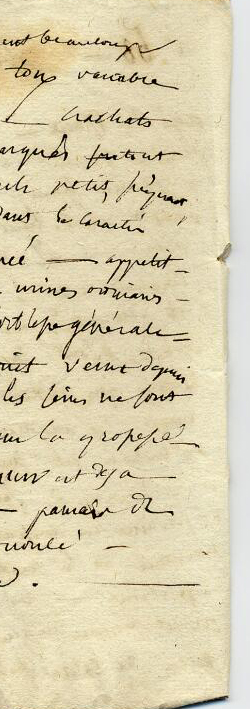
#> input picture doc1.jpg, 250 x 709 px
$ python combinaisonTP5.py
#> lines starting #> are read from the running program, lines starting #| are printed output that depends on the picture
import matplotlib.pyplot as plt
import numpy as  np
from PIL import Image

image1=Image.open("doc1.jpg")
#> image1 is the input picture: PIL image 250x709 RGB; mean R, G, B 218.1, 207.5, 175.6
image2=Image.open("doc4.jpg")
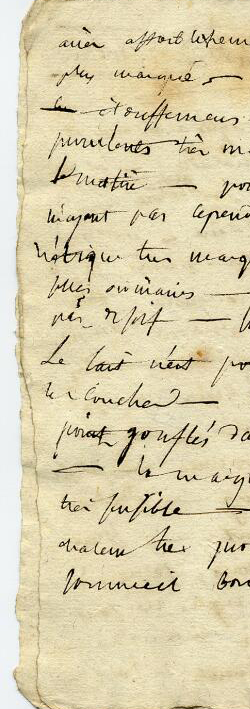
#> input picture doc4.jpg, 250 x 709 px
#> image2 is the input picture: PIL image 250x709 RGB; mean R, G, B 218.8, 208.2, 174.7


image1_array=np.array(image1)
image2_array=np.array(image2)


combined_image = np.concatenate((image2_array, image1_array), axis=1)
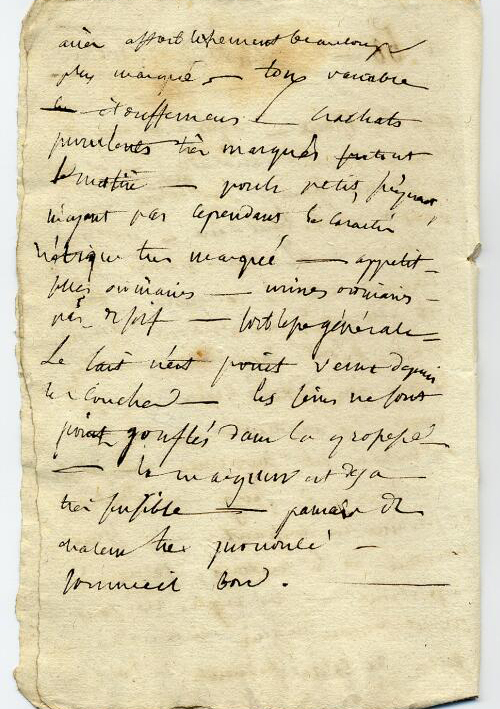
#> combined_image: shape (709, 500, 3); mean R, G, B 218.4, 207.8, 175.1

# Convertir le tableau numpy combiné en image PIL
combined_image = Image.fromarray(combined_image)

# Afficher l'image combinée
plt.imshow(combined_image)
plt.axis('off')  # Masquer les axes
plt.savefig("combinaison2")
plt.show()

# Sauvegarder l'image combinée
combined_image.save('combined_image1.jpg')
